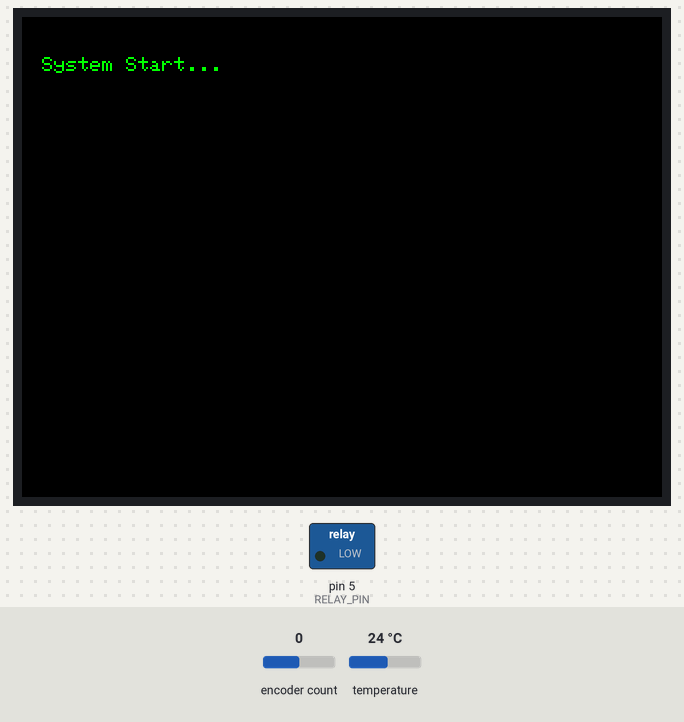
The sketch below on a simulated Arduino Mega 2560, built with avr-gcc and run on an emulated ATmega2560. On the bench: 320×240 colour display, switched loads named in the sketch (green lamp = pin HIGH). The inputs (shaded band) are chosen by the test bench; at power-on: encoder count 0, temperature 24 °C. The local clock reads 2024-03-15 10:24:30 at power-on unless the sketch sets it.

Above: at 0.2 s.
At 1.3 s:
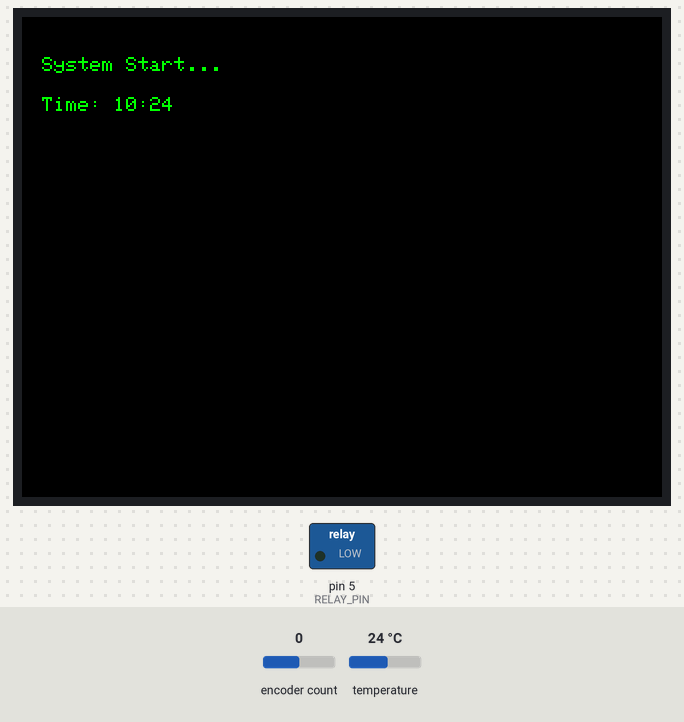
At 2.3 s:
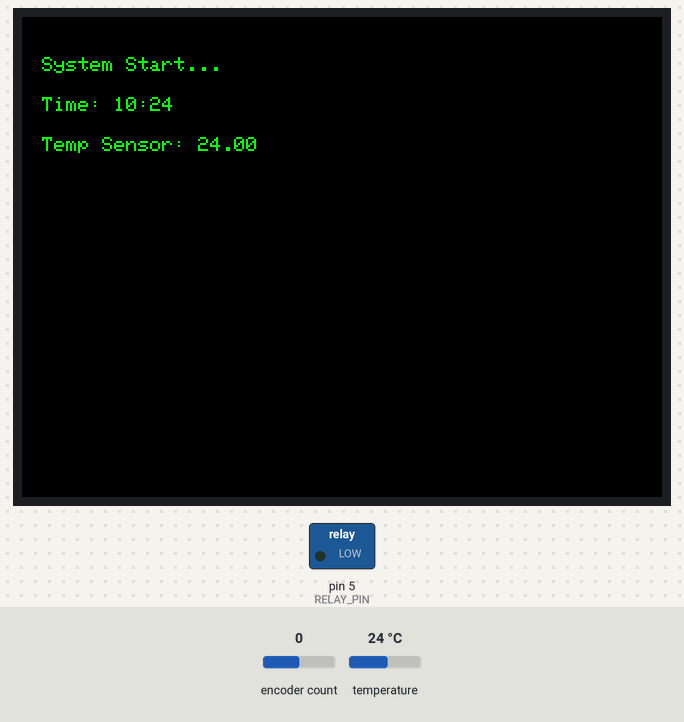
At 3.3 s:
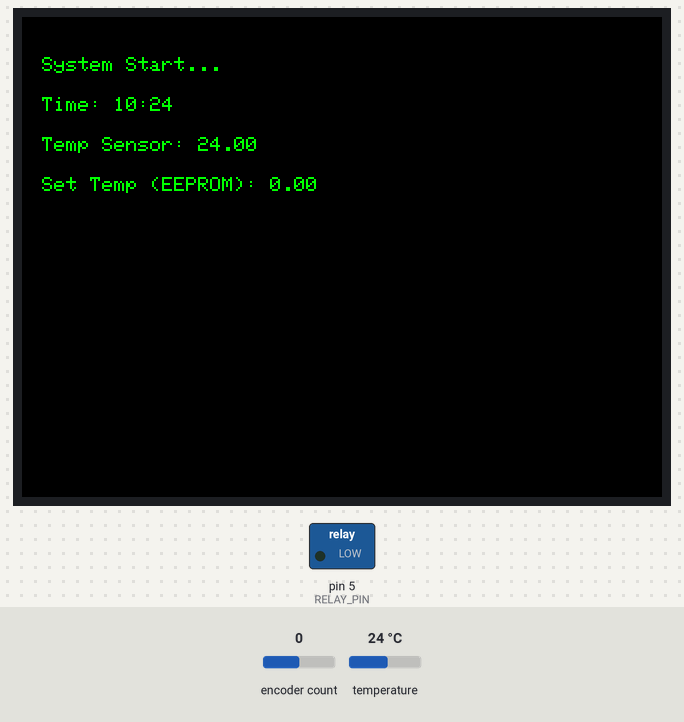
At 4.3 s:
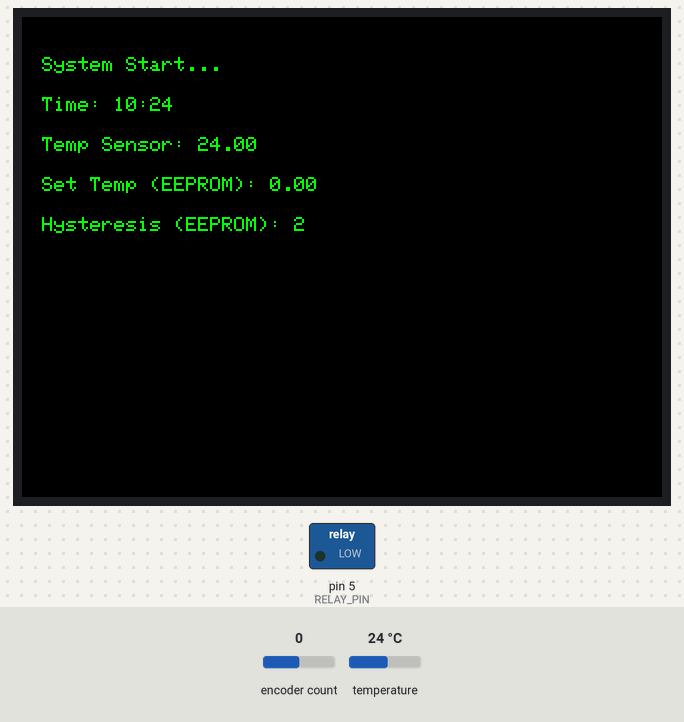
At 5.3 s:
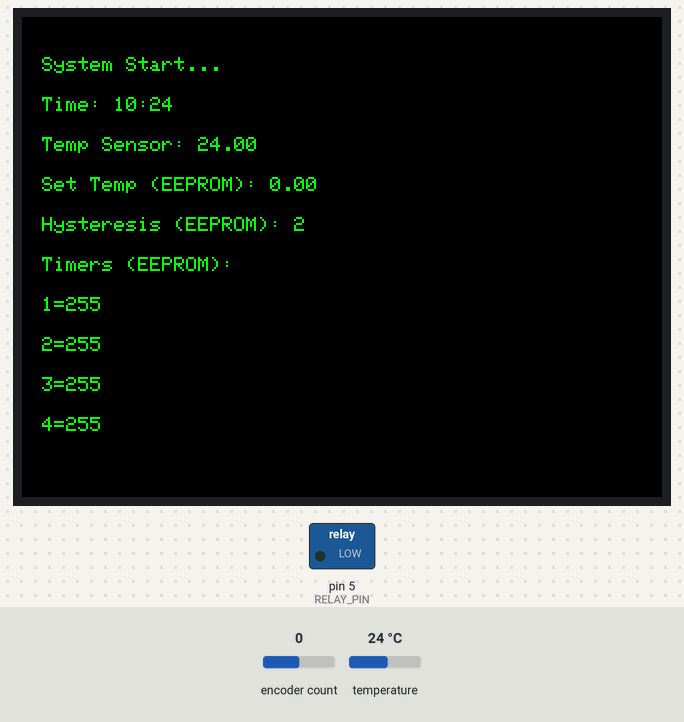

The sketch:

sketch_apr13a.ino
```cpp
//Блок 1 установка библиотек, назначение пинов установка констант для стрелок, цветов, режимов работы
// --- 1. ПОДКЛЮЧАЕМ ВСЕ НЕОБХОДИМЫЕ БИБЛИОТЕКИ ---

#include <Arduino_GFX_Library.h> // Библиотека для работы с дисплеем
#include <EEPROM.h>             // Библиотека для работы с энергонезависимой памятью (EEPROM)

// --- БИБЛИОТЕКИ ДЛЯ ДАТЧИКОВ И КОМПОНЕНТОВ ---
#include <Wire.h>               // Библиотека для работы с шиной I2C (нужна для SHT31 и DS3231)
#include <Adafruit_SHT31.h>     // Библиотека для датчика температуры и влажности SHT31
#include <RTClib.h>             // Библиотека для часов реального времени DS3231
#include <Encoder.h>            // Библиотека для работы с энкодером

// --- 2. ОПРЕДЕЛЯЕМ (ASSIGN) ВСЕ ПИНЫ ---

// --- ПИНЫ ДИСПЛЕЯ ---
#define TFT_CS    10  // Выбор кристалла (Chip Select)
#define TFT_DC    9   // Команда/Данные (Data/Command)
#define TFT_RST   8   // Сброс (Reset)

// --- ПИНЫ ДЛЯ УПРАВЛЕНИЯ НАГРЕВОМ/ОХЛАЖДЕНИЕМ ---
#define RELAY_PIN 5    // Пин, на котором подключено реле управления

// --- ПИНЫ ДЛЯ ЭНКОДЕРА ---
#define ENCODER_PIN_A 2  // Пин A энкодера (CLK)
#define ENCODER_PIN_B 3  // Пин B энкодера (DT)
#define ENCODER_BUTTON_PIN 4 // Пин кнопки энкодера

// --- ПИНЫ ДЛЯ ДАТЧИКОВ И ЧАСОВ (I2C) ---
// Для SHT31 и DS3231 используются стандартные пины I2C на Arduino Nano: A4 (SDA) и A5 (SCL)

// --- 3. СОЗДАЕМ ОБЪЕКТЫ (ИНСТАНСЫ) ДЛЯ НАШИХ КОМПОНЕНТОВ ---
// Создаем объект для работы с дисплеем
// --- СОЗДАНИЕ ОБЪЕКТОВ ---
//#define GFX_BL DF_GFX_BL // default backlight pin, you may replace DF_GFX_BL to actual backlight pin
#if defined(DISPLAY_DEV_KIT)
Arduino_GFX *tft = create_default_Arduino_GFX();
#else /* !defined(DISPLAY_DEV_KIT) */

Arduino_DataBus *bus = create_default_Arduino_DataBus();

Arduino_GFX *tft = new Arduino_ILI9341(bus, DF_GFX_RST, 0 /* rotation */, false /* IPS */);
#endif /* !defined(DISPLAY_DEV_KIT) */

// Создаем объекты для датчиков и энкодера
Adafruit_SHT31 shtSensor = Adafruit_SHT31(); // Создаем объект датчика SHT31
RTC_DS3231 rtc;                                 // Создаем объект часов DS3231
Encoder myEnc(ENCODER_PIN_A, ENCODER_PIN_B); // Создаем объект энкодера

// --- 4. ОПРЕДЕЛЯЕМ КОНСТАНТЫ (КООРДИНАТЫ, РАЗМЕРЫ) ---

// --- КООРДИНАТЫ ЦЕНТРОВ ПРИБОРОВ (ОСНОВАНИЙ СТРЕЛОК) ---
#define TEMP_CENTER_X 205
#define TEMP_CENTER_Y 157
#define HUM_CENTER_X 100
#define HUM_CENTER_Y 157

// --- ДЛИНА СТРЕЛОК В ПИКСЕЛЯХ ---
#define TEMP_NEEDLE_LENGTH 77
#define HUM_NEEDLE_LENGTH 63

// --- 5. ЗАДАЕМ ЦВЕТА В ФОРМАТЕ RGB565 (ЧИСЛОВЫЕ ЗНАЧЕНИЯ) ---
// Используем числовые значения, чтобы не зависеть от объекта tft в библиотеке
#define COLOR_BACKGROUND tft->color565(0, 0, 0)     // Черный
#define COLOR_RED        tft->color565(255, 0, 0)   // Красный
#define COLOR_YELLOW     tft->color565(255, 255, 0) // Желтый
#define COLOR_GREEN      tft->color565(0, 255, 0)   // Зеленый
#define COLOR_BLUE       tft->color565(0, 0, 255)   // Синий
#define COLOR_GRAY       tft->color565(128,128,128) // Серый
#define COLOR_WHITE      tft->color565(255, 255, 255)// Белый
#define COLOR_DARKGREY   tft->color565(168, 168, 168)//Темно серый

// Режим работы по умолчанию
String activeMode = "AUTO";

// Значения температуры по умолчанию
float targetTemperature = 0.0;
int hysteresis = 2; // Гистерезис по умолчанию

// --- 6. ЗАДАЕМ ЗНАЧЕНИЯ ПО УМОЛЧАНИЮ (ГЛОБАЛЬНЫЕ ПЕРЕМЕННЫЕ) ---
// --- ЗНАЧЕНИЯ ТАЙМЕРОВ ПО УМОЛЧАНИЮ ---
// Используем тип 'byte', так как мы будем хранить значения от 0 до 9 (1 байт)
byte timer1 = 0; // Таймер 1 по умолчанию выключен
byte timer2 = 0; // Таймер 2 по умолчанию выключен
byte timer3 = 0; // Таймер 3 по умолчанию выключен
byte timer4 = 0; // Таймер 4 по умолчанию выключен

//Блок 2 устано
void setup() {
  // --- 1. ИНИЦИАЛИЗАЦИЯ ВСЕХ КОМПОНЕНТОВ ---
  // Инициализируем дисплей
  tft->begin();
  tft->setRotation(1);

  // Инициализируем шину I2C для датчиков
  Wire.begin();

  // Инициализируем датчики и часы
  shtSensor.begin();


  // Инициализируем пины
  pinMode(RELAY_PIN, OUTPUT);
  digitalWrite(RELAY_PIN, LOW); // Реле выключено по умолчанию
  pinMode(ENCODER_BUTTON_PIN, INPUT_PULLUP);

  // --- 2. ЧТЕНИЕ ДАННЫХ ИЗ EEPROM ---
  // Читаем сохраненный режим работы (по адресу 0)
  char savedMode = EEPROM.read(0);
  if (savedMode == 'o') activeMode = "ON";
  if (savedMode == 'a') activeMode = "AUTO";
  if (savedMode == 'f') activeMode = "OFF";

  // Читаем сохраненную температуру (по адресу 1)
  char savedTemp = EEPROM.read(1);
  if (savedTemp >= '0' && savedTemp <= '9') {
      targetTemperature = savedTemp - '0'; // Преобразуем символ в число
  }

  // Читаем сохраненный гистерезис (по адресу 2)
  char savedHyst = EEPROM.read(2);
  if (savedHyst >= '0' && savedHyst <= '9') {
      hysteresis = savedHyst - '0';
  }

  // Читаем сохраненные таймеры (по адресам 3, 4, 5, 6)
  timer1 = EEPROM.read(3);
  timer2 = EEPROM.read(4);
  timer3 = EEPROM.read(5);
  timer4 = EEPROM.read(6);


  // --- 3. ДИАГНОСТИЧЕСКИЙ ОТЧЕТ ПРИ СТАРТЕ ---
  // Очищаем экран и готовим стиль для вывода
  tft->fillScreen(COLOR_BACKGROUND);
  tft->setTextSize(1);
  tft->setTextColor(COLOR_GREEN); // Зеленый текст на черном фоне

  // Выводим данные построчно друг за другом
  tft->setCursor(10, 20);
  tft->print("System Start...");

  delay(1000);

  tft->setCursor(10, 40);
  tft->print("Time: ");

  // --- ИСПРАВЛЕННЫЙ КОД ---
  // 1. Получаем текущее время с часов и сохраняем его внутри объекта rtcClock
  DateTime now = rtc.now();

  // 2. Выводим время на экран, используя данные из объекта
  // Добавляем проверку на "0" для красоты (чтобы было "09", а не "9")
  //if (rtc.now < 10) tft->print("0");
  tft->print(now.hour());
  tft->print(":");
  //if (rtc.minute < 10) tft->print("0");
  tft->print(now.minute());

  delay(1000);

  tft->setCursor(10, 60);
  tft->print("Temp Sensor: ");
  tft->print(shtSensor.readTemperature()); // Получаем температуру с датчика

  delay(1000);

  tft->setCursor(10, 80);
  tft->print("Set Temp (EEPROM): ");
  tft->print(targetTemperature); // Значение из памяти

  delay(1000);

  tft->setCursor(10, 100);
  tft->print("Hysteresis (EEPROM): ");
  tft->print(hysteresis); // Значение из памяти

  delay(1000);

  tft->setCursor(10, 120);
  tft->print("Timers (EEPROM): ");
  tft->setCursor(10, 140);
  tft->print("1="); tft->print(timer1);
  tft->setCursor(10, 160);
  tft->print("2="); tft->print(timer2);
  tft->setCursor(10, 180);
  tft->print("3="); tft->print(timer3);
  tft->setCursor(10, 200);
  tft->print("4="); tft->print(timer4);

  // --- 4. ЗАВЕРШЕНИЕ SETUP ---
  // Ждем 5 секунд, чтобы можно было прочитать отчет
  delay(5000);

  // Полностью стираем экран перед переходом в основной цикл
  tft->fillScreen(COLOR_BACKGROUND);
}

void loop() {

}
```

Measured:
- what the display in image 0 shows lasts 1.0 s, from 0.2 s to 1.2 s
- what the display in image 5 shows lasts 5.1 s, from 5.2 s to 10.3 s
